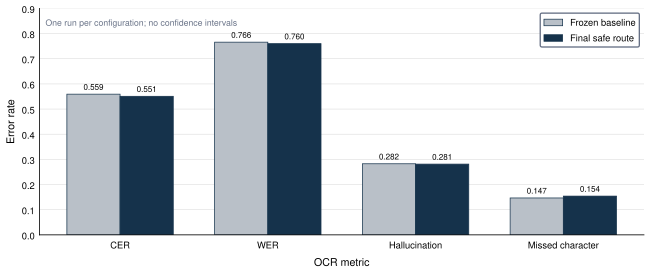

Reproduce this figure in Python.
"""Five-page OCR error comparison. Regenerate: python hard_panel_comparison.py"""

from __future__ import annotations

import math
from pathlib import Path

import numpy as np

from evidence import ROOT, decimal, table_rows
from orx_figstyle import WIDE, figure, save, use_style

SOURCE = ROOT / "README.md"
OUTPUT = Path(__file__).with_name("hard_panel_comparison")
METHODS = ("Frozen baseline", "Final safe route")
ROWS = ("Frozen old baseline", "Final safe wide-band v5")
METRICS = ("CER", "WER", "Hallucination", "Missed character")
COLORS = ("#B9C0C8", "#15324B")


def load() -> dict[str, list[float]]:
    rows = table_rows(SOURCE, "Five-page configuration")
    return {
        method: [decimal(value) for value in rows[row][:4]]
        for method, row in zip(METHODS, ROWS, strict=True)
    }


def main() -> None:
    use_style()
    values = load()
    fig, ax = figure(width=WIDE, ratio=0.42)
    x = np.arange(len(METRICS))
    width = 0.36

    for index, method in enumerate(METHODS):
        offset = (index - 0.5) * width
        bars = ax.bar(
            x + offset,
            values[method],
            width,
            label=method,
            color=COLORS[index],
            edgecolor="#15324B",
            linewidth=0.55,
        )
        ax.bar_label(bars, fmt="%.3f", fontsize=6, padding=2)

    highest = max(value for row in values.values() for value in row)
    upper = math.ceil((highest + 0.08) * 10) / 10
    ax.set_ylim(0, upper)
    ax.set_ylabel("Error rate")
    ax.set_xlabel("OCR metric")
    ax.set_xticks(x, METRICS)
    ax.tick_params(axis="x", length=0)
    ax.legend(
        loc="upper right",
        frameon=True,
        framealpha=1,
        edgecolor="#667085",
        fontsize=7,
    )
    ax.text(
        0.01,
        0.96,
        "One run per configuration; no confidence intervals",
        transform=ax.transAxes,
        ha="left",
        va="top",
        fontsize=6.5,
        color="#667085",
    )
    save(fig, str(OUTPUT))


if __name__ == "__main__":
    main()
